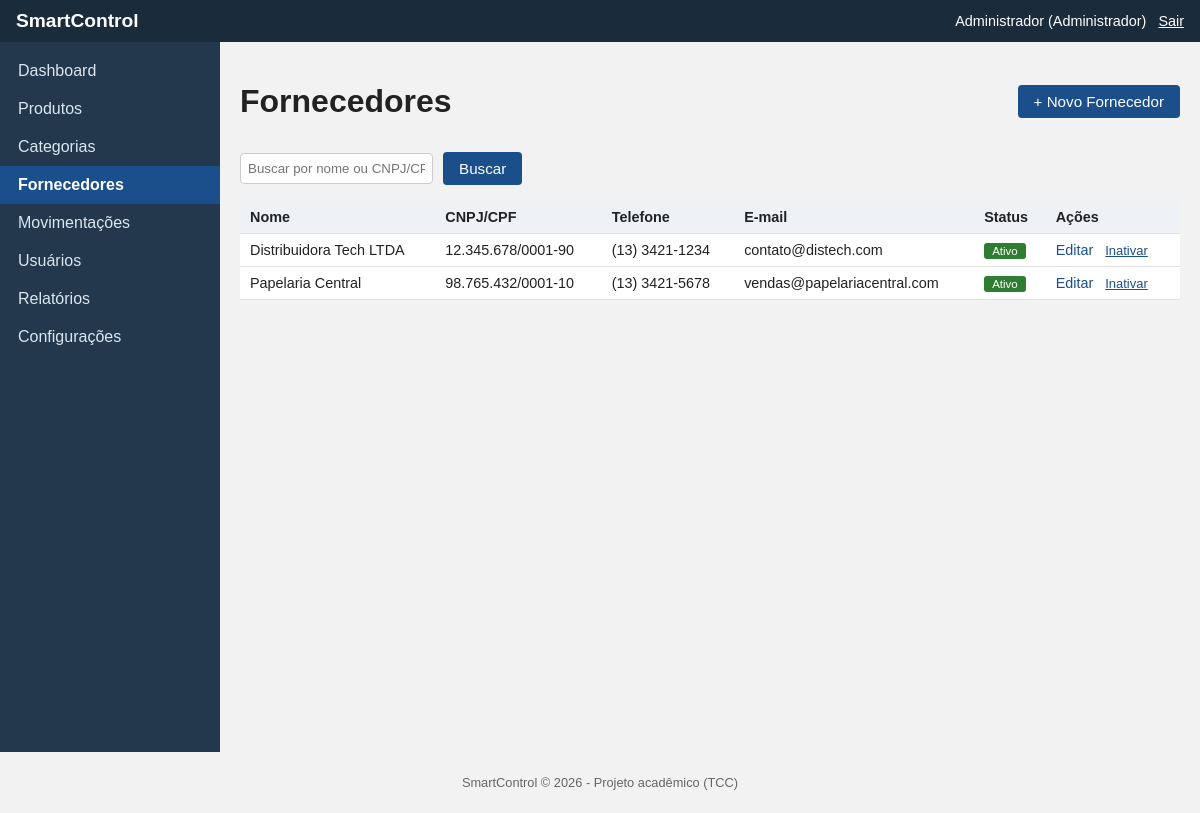
The page /suppliers/list.php (signed in) on the database its author committed.
### tables this page shows
CREATE TABLE fornecedores (
    id INT AUTO_INCREMENT PRIMARY KEY,
    nome VARCHAR(150) NOT NULL,
    cnpj_cpf VARCHAR(20) NULL,
    telefone VARCHAR(20) NULL,
    email VARCHAR(150) NULL,
    endereco VARCHAR(255) NULL,
    ativo TINYINT(1) NOT NULL DEFAULT 1,
    data_cadastro DATETIME NOT NULL DEFAULT CURRENT_TIMESTAMP
);

### includes/functions.php (called while the page is built, shortened)
<?php
function limpar(?string $valor): string
{
    return htmlspecialchars(trim($valor ?? ''), ENT_QUOTES, 'UTF-8');
}

### suppliers/list.php (the view, shortened to what this page needs)
<?php
require_once __DIR__ . '/../config/config.php';
$busca = trim($_GET['busca'] ?? '');
if ($busca !== '') {
    $stmt = $pdo->prepare("
        SELECT * FROM fornecedores
        WHERE nome LIKE :busca OR cnpj_cpf LIKE :busca
        ORDER BY nome ASC
    ");
    $stmt->execute([':busca' => '%' . $busca . '%']);
} else {
    $stmt = $pdo->query("SELECT * FROM fornecedores ORDER BY nome ASC");
}
$fornecedores = $stmt->fetchAll();
require_once __DIR__ . '/../includes/header.php';
require_once __DIR__ . '/../includes/sidebar.php';
?>
<div class="conteudo">
    <div class="topo-pagina">
        <h1>Fornecedores</h1>
        <a href="<?php echo BASE_URL; ?>/suppliers/create.php" class="botao">+ Novo Fornecedor</a>
    </div>
    <form method="GET" action="" class="form-busca">
        <input type="text" name="busca" placeholder="Buscar por nome ou CNPJ/CPF..." value="<?php echo limpar($busca); ?>">
        <button type="submit" class="botao">Buscar</button>
    </form>
    <?php if (empty($fornecedores)): ?>
        <p class="texto-vazio">Nenhum fornecedor encontrado.</p>
    <?php else: ?>
        <table class="tabela">
            <thead>
                <tr>
                    <th>Nome</th>
                    <th>CNPJ/CPF</th>
                    <th>Telefone</th>
                    <th>E-mail</th>
                    <th>Status</th>
                    <th>Ações</th>
                </tr>
            </thead>
            <tbody>
                <?php foreach ($fornecedores as $fornecedor): ?>
                <tr>
                    <td><?php echo limpar($fornecedor['nome']); ?></td>
                    <td><?php echo limpar($fornecedor['cnpj_cpf'] ?? ''); ?></td>
                    <td><?php echo limpar($fornecedor['telefone'] ?? ''); ?></td>
                    <td><?php echo limpar($fornecedor['email'] ?? ''); ?></td>
                    <td>
                        <span class="etiqueta <?php echo $fornecedor['ativo'] ? 'etiqueta-ativo' : 'etiqueta-inativo'; ?>">
                            <?php echo $fornecedor['ativo'] ? 'Ativo' : 'Inativo'; ?>
                        </span>
                    </td>
                    <td class="acoes">
                        <a href="<?php echo BASE_URL; ?>/suppliers/edit.php?id=<?php echo $fornecedor['id']; ?>">Editar</a>
                        <form method="POST" action="<?php echo BASE_URL; ?>/suppliers/toggle.php" class="form-inline" onsubmit="return confirm('Deseja realmente alterar o status deste fornecedor?');">
                            <button type="submit" class="link-acao">
                                <?php echo $fornecedor['ativo'] ? 'Inativar' : 'Ativar'; ?>
                            </button>
                        </form>
                    </td>
                </tr>
                <?php endforeach; ?>
            </tbody>
        </table>
    <?php endif; ?>
</div>
<?php require_once __DIR__ . '/../includes/footer.php'; ?>

### assets/css/style.css (style rules this page uses)
* { box-sizing: border-box; }
body { font-family: Arial, Helvetica, sans-serif; margin: 0; background: #f2f2f2; color: #222; }
a { color: #1a4f8b; text-decoration: none; }
.conteudo { flex: 1; padding: 20px; }
.form-busca, .form-filtros { display: flex; gap: 10px; flex-wrap: wrap; align-items: center; margin-bottom: 16px; }
.form-busca input, .form-filtros input, .form-filtros select { padding: 7px; border: 1px solid #ccc; border-radius: 4px; }
.form-inline { display: inline; margin: 0; }
.botao { display: inline-block; background: #1a4f8b; color: #fff; border: none; padding: 8px 16px; border-radius: 4px; cursor: pointer; font-size: 0.95em; }
.link-acao { background: none; border: none; color: #1a4f8b; text-decoration: underline; cursor: pointer; font-size: 0.9em; padding: 0; }
.tabela { width: 100%; border-collapse: collapse; background: #fff; margin-top: 10px; }
.tabela th, .tabela td { padding: 8px 10px; border-bottom: 1px solid #e2e2e2; text-align: left; font-size: 0.9em; }
.tabela th { background: #eef1f5; }
.tabela .acoes a, .tabela .acoes button { margin-right: 8px; }
.etiqueta { padding: 2px 8px; border-radius: 3px; font-size: 0.8em; color: #fff; }
.etiqueta-ativo { background: #2e7d32; }
.topo-pagina { display: flex; justify-content: space-between; align-items: center; flex-wrap: wrap; gap: 10px; margin-bottom: 10px; }

### rows shown on the page
fornecedores: nome "Distribuidora Tech LTDA", cnpj_cpf "12.345.678/0001-90", telefone "(13) 3421-1234", email "contato@distech.com", ativo "Ativo"
fornecedores: nome "Papelaria Central", cnpj_cpf "98.765.432/0001-10", telefone "(13) 3421-5678", email "vendas@papelariacentral.com", ativo "Ativo"

### other values the page prints
limpar(nomeUsuarioLogado()) "Administrador"
